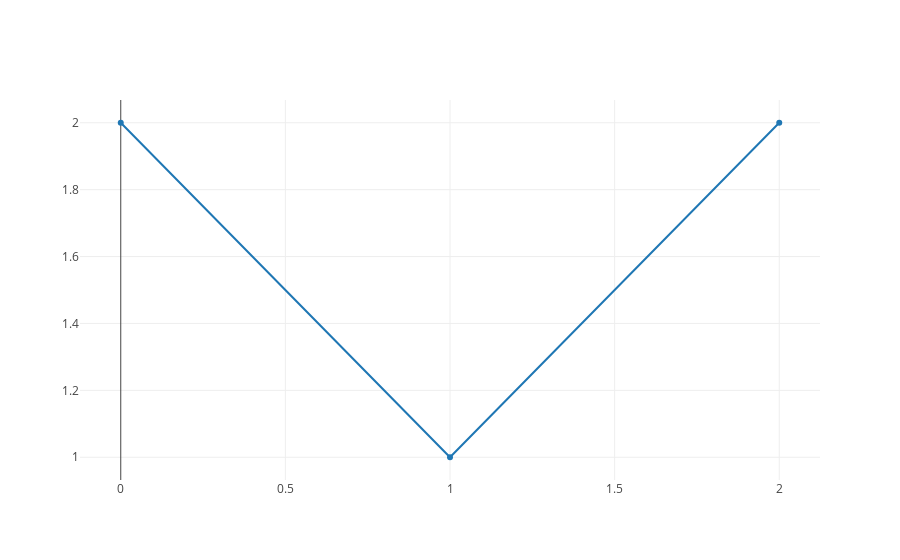

Here is the notebook cell this chart was saved with:
### Code cell
# Dump the figure into our output.
iplot(figure)

### Figure 1 — Plotly figure (JSON) as saved in the notebook; plotly's stock layout.template omitted (floating-point values rounded to 4 significant figures)
{"data": [{"y": [2, 1, 2]}], "layout": {}}
